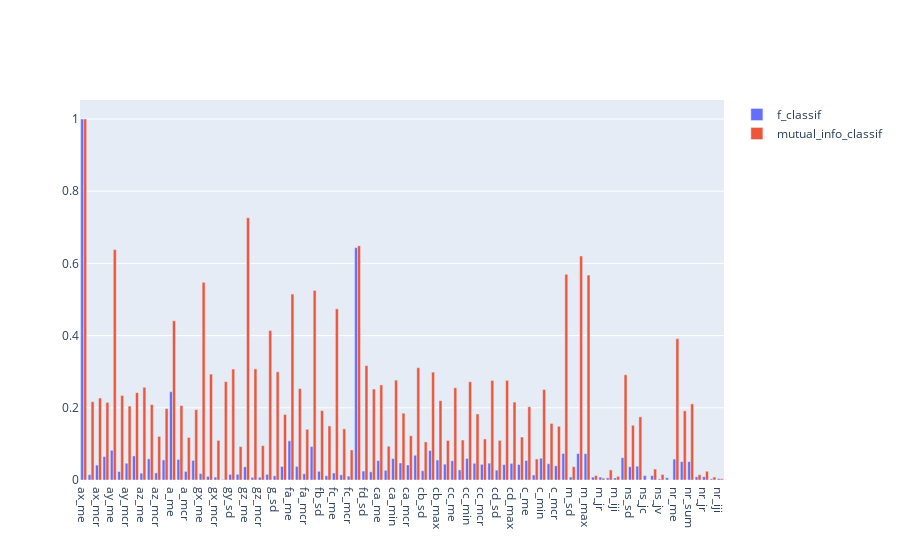

The notebook cell this image was saved under:
### Markdown cell above
### Feature selection algorithms

With some of the features being useless or even hurtful to our accuracy score, we would like to obtain an optimal feature subset. Besides improving our accuracy scores with this approach, we also expect to better understand which features and consequently which sensors are most informative in the domain of continuous authentication in an IoT environment.

We will use feature selection techniques implemented in the sklearn library, as they should more than suffice for our needs.

### Code cell
# Data
datas = datas_1

users = get_users_data(datas[0])

i = 0
X = datas[i].iloc[:, 2:].values
y = datas[i].iloc[:, 0].values.ravel()
cols = list(datas[i].iloc[:, 2:].columns)

sel = VarianceThreshold()
sel.fit(X)
max_score = max(sel.variances_)
variances_scores = [x/max_score for x in sel.variances_]

sel = SelectKBest(f_classif, k=2)
sel.fit(X, y)
max_score = max(sel.scores_)
f_classif_scores = [x/max_score for x in sel.scores_]

sel = SelectKBest(mutual_info_classif, k=2)
sel.fit(X, y)
max_score = max(sel.scores_)
mutual_info_classif_scores = [x/max_score for x in sel.scores_]

fig = go.Figure(
    data=[
#         go.Bar(name="variances", x=cols, y=variances_scores),
        go.Bar(name="f_classif", x=cols, y=f_classif_scores),
        go.Bar(name="mutual_info_classif", x=cols, y=mutual_info_classif_scores),
    ]
)
# Change the bar mode
fig.update_layout(barmode="group")
fig.show()

### Figure 1 — Plotly figure (JSON) as saved in the notebook; plotly's stock layout.template omitted (floating-point values rounded to 4 significant figures)
{"data": [{"name": "f_classif", "type": "bar", "x": ["ax_me", "ax_sd", "ax_mcr", "ax_mai", "ay_me", "ay_sd", "ay_mcr", "ay_mai", "az_me", "az_sd", "az_mcr", "az_mai", "a_me", "a_sd", "a_mcr", "a_mai", "gx_me", "gx_sd", "gx_mcr", "gy_me", "gy_sd", "gy_mcr", "gz_me", "gz_sd", "gz_mcr", "g_me", "g_sd", "g_mcr", "fa_me", "fa_sd", "fa_mcr", "fb_me", "fb_sd", "fb_mcr", "fc_me", "fc_sd", "fc_mcr", "fd_me", "fd_sd", "fd_mcr", "ca_me", "ca_sd", "ca_min", "ca_max", "ca_mcr", "cb_me", "cb_sd", "cb_min", "cb_max", "cb_mcr", "cc_me", "cc_sd", "cc_min", "cc_max", "cc_mcr", "cd_me", "cd_sd", "cd_min", "cd_max", "cd_mcr", "c_me", "c_sd", "c_min", "c_max", "c_mcr", "m_me", "m_sd", "m_min", "m_max", "m_jc", "m_jr", "m_jv", "m_iji", "ns_me", "ns_sd", "ns_sum", "ns_jc", "ns_jr", "ns_jv", "ns_iji", "nr_me", "nr_sd", "nr_sum", "nr_jc", "nr_jr", "nr_jv", "nr_iji"], "y": [1, 0.01455, 0.04143, 0.06506, 0.0823, 0.02344, 0.04644, 0.0667, 0.01889, 0.05855, 0.01973, 0.05553, 0.2446, 0.05698, 0.02381, 0.05446, 0.01785, 0.01006, 0.007828, 0.001444, 0.01557, 0.0158, 0.03654, 0.007299, 0.007641, 0.01557, 0.01156, 0.03754, 0.1085, 0.03782, 0.01719, 0.09254, 0.0241, 0.01169, 0.01933, 0.0143, 0.01072, 0.6436, 0.02477, 0.02272, 0.05393, 0.02681, 0.05924, 0.04714, 0.04164, 0.06856, 0.02572, 0.08172, 0.05526, 0.04388, 0.05327, 0.02797, 0.05963, 0.04623, 0.04338, 0.04674, 0.02741, 0.04274, 0.04602, 0.04293, 0.05407, 0.01385, 0.06024, 0.04511, 0.03932, 0.07336, 0.008247, 0.07322, 0.0729, 0.008015, 0.008089, 0.005962, 0.005638, 0.06176, 0.0368, 0.03821, 0.01216, 0.01208, 0.002843, 0.006199, 0.05785, 0.05091, 0.05085, 0.008904, 0.009008, 0.003066, 0.003811]}, {"name": "mutual_info_classif", "type": "bar", "x": ["ax_me", "ax_sd", "ax_mcr", "ax_mai", "ay_me", "ay_sd", "ay_mcr", "ay_mai", "az_me", "az_sd", "az_mcr", "az_mai", "a_me", "a_sd", "a_mcr", "a_mai", "gx_me", "gx_sd", "gx_mcr", "gy_me", "gy_sd", "gy_mcr", "gz_me", "gz_sd", "gz_mcr", "g_me", "g_sd", "g_mcr", "fa_me", "fa_sd", "fa_mcr", "fb_me", "fb_sd", "fb_mcr", "fc_me", "fc_sd", "fc_mcr", "fd_me", "fd_sd", "fd_mcr", "ca_me", "ca_sd", "ca_min", "ca_max", "ca_mcr", "cb_me", "cb_sd", "cb_min", "cb_max", "cb_mcr", "cc_me", "cc_sd", "cc_min", "cc_max", "cc_mcr", "cd_me", "cd_sd", "cd_min", "cd_max", "cd_mcr", "c_me", "c_sd", "c_min", "c_max", "c_mcr", "m_me", "m_sd", "m_min", "m_max", "m_jc", "m_jr", "m_jv", "m_iji", "ns_me", "ns_sd", "ns_sum", "ns_jc", "ns_jr", "ns_jv", "ns_iji", "nr_me", "nr_sd", "nr_sum", "nr_jc", "nr_jr", "nr_jv", "nr_iji"], "y": [1, 0.2169, 0.227, 0.2149, 0.6383, 0.2342, 0.2047, 0.2418, 0.2568, 0.2091, 0.1209, 0.1978, 0.4411, 0.2063, 0.1179, 0.1949, 0.5476, 0.2934, 0.1098, 0.2724, 0.3074, 0.09243, 0.7264, 0.3079, 0.09514, 0.414, 0.2997, 0.1815, 0.515, 0.2533, 0.1405, 0.525, 0.1922, 0.1499, 0.4743, 0.1417, 0.08333, 0.6487, 0.317, 0.252, 0.2634, 0.09352, 0.2765, 0.1852, 0.1225, 0.3111, 0.1055, 0.2988, 0.2198, 0.1095, 0.2555, 0.1109, 0.2722, 0.1828, 0.1137, 0.2758, 0.1097, 0.2759, 0.2159, 0.1191, 0.203, 0.05817, 0.2505, 0.1567, 0.1487, 0.5698, 0.03693, 0.6205, 0.5676, 0.01215, 0.005239, 0.02792, 0.009989, 0.2915, 0.1516, 0.1751, 0, 0.03037, 0.01534, 0.000576, 0.3916, 0.1917, 0.2109, 0.01461, 0.02413, 0.008307, 0.00339]}], "layout": {"barmode": "group"}}
